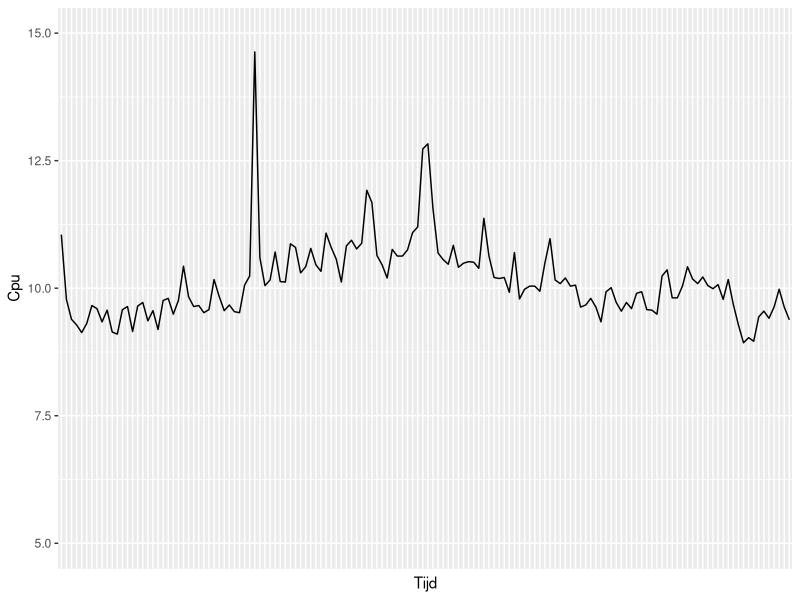

This chart was generated by the following R code:
library(readr)
library(ggplot2)
CPUoverTime <- read_table2("SC2_CPUGebruikDag12.csv", skip = 1)
CPUoverTime <- head(CPUoverTime, - 2)

#CPUoverTime <- CPUoverTime[1:8]
names(CPUoverTime)[names(CPUoverTime) == "00:00:01"] <- "Tijd"
names(CPUoverTime)[names(CPUoverTime) == "%idle"] <- "Cpu"

CPUoverTime[8] <- 100 - CPUoverTime[8]

CPUGraph <- ggplot(CPUoverTime, aes(Tijd,Cpu,group = 1)) + geom_line()

CPUGraph <- CPUGraph + theme(axis.ticks.x = element_blank(), axis.text.x = element_blank())

CPUGraph <- CPUGraph + coord_cartesian(ylim = c(5, 15))

CPUGraph
